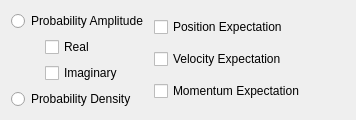
             <widget class="QWidget" name="display">
              <attribute name="title">
               <string>Display</string>
              </attribute>
              <layout class="QVBoxLayout" name="verticalLayout_18">
               <item>
                <layout class="QHBoxLayout" name="horizontalLayout_6" stretch="1,1,2">
                 <item>
                  <layout class="QVBoxLayout" name="verticalLayout_16">
                   <item>
                    <widget class="QRadioButton" name="radioButton_9">
                     <property name="text">
                      <string>Probability Amplitude</string>
                     </property>
                    </widget>
                   </item>
                   <item>
                    <layout class="QGridLayout" name="gridLayout_2" rowstretch="0,0" columnstretch="1,3" rowminimumheight="0,0">
                     <item row="0" column="1">
                      <widget class="QCheckBox" name="checkBox_9">
                       <property name="text">
                        <string>Real</string>
                       </property>
                      </widget>
                     </item>
                     <item row="0" column="0">
                      <spacer name="horizontalSpacer_2">
                       <property name="orientation">
                        <enum>Qt::Orientation::Horizontal</enum>
                       </property>
                       <property name="sizeHint" stdset="0">
                        <size>
                         <width>40</width>
                         <height>20</height>
                        </size>
                       </property>
                      </spacer>
                     </item>
                     <item row="1" column="1">
                      <widget class="QCheckBox" name="checkBox_10">
                       <property name="text">
                        <string>Imaginary</string>
                       </property>
                      </widget>
                     </item>
                     <item row="1" column="0">
                      <spacer name="horizontalSpacer_3">
                       <property name="orientation">
                        <enum>Qt::Orientation::Horizontal</enum>
                       </property>
                       <property name="sizeHint" stdset="0">
                        <size>
                         <width>40</width>
                         <height>20</height>
                        </size>
                       </property>
                      </spacer>
                     </item>
                    </layout>
                   </item>
                   <item>
                    <widget class="QRadioButton" name="radioButton_10">
                     <property name="text">
                      <string>Probability Density</string>
                     </property>
                    </widget>
                   </item>
                  </layout>
                 </item>
                 <item>
                  <layout class="QVBoxLayout" name="verticalLayout_17">
                   <item>
                    <widget class="QCheckBox" name="checkBox_11">
                     <property name="text">
                      <string>Position Expectation</string>
                     </property>
                    </widget>
                   </item>
                   <item>
                    <widget class="QCheckBox" name="checkBox_12">
                     <property name="text">
                      <string>Velocity Expectation</string>
                     </property>
                    </widget>
                   </item>
                   <item>
                    <widget class="QCheckBox" name="checkBox_13">
                     <property name="text">
                      <string>Momentum Expectation</string>
                     </property>
                    </widget>
                   </item>
                  </layout>
                 </item>
                 <item>
                  <spacer name="horizontalSpacer_4">
                   <property name="orientation">
                    <enum>Qt::Orientation::Horizontal</enum>
                   </property>
                   <property name="sizeHint" stdset="0">
                    <size>
                     <width>40</width>
                     <height>20</height>
                    </size>
                   </property>
                  </spacer>
                 </item>
                </layout>
               </item>
              </layout>
             </widget>
